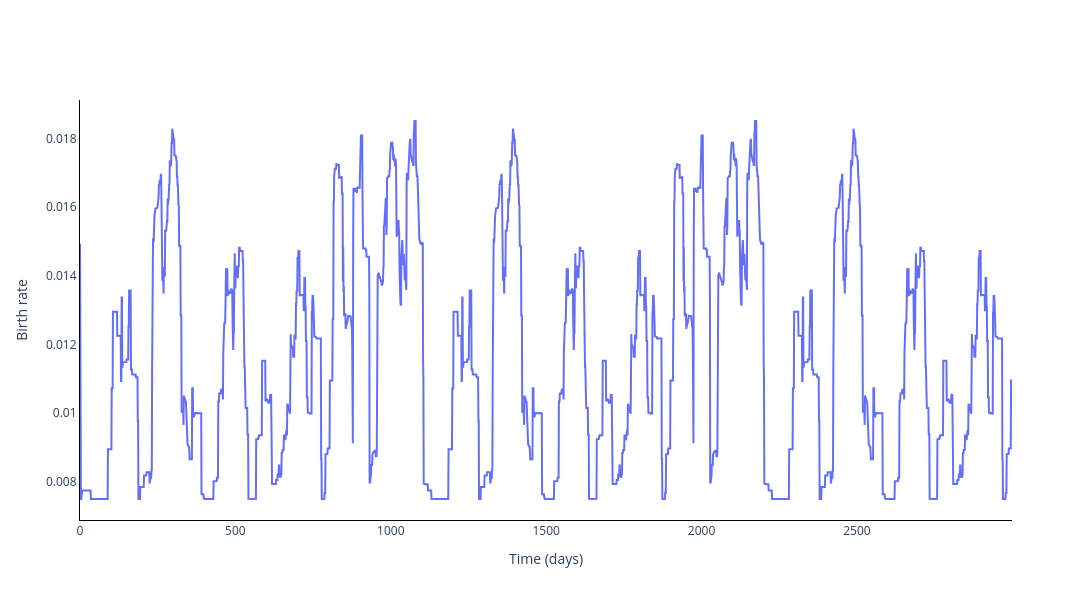

Notebook code for this chart:
### Markdown cell above
#### Plot prey growth rate

### Code cell
# Birth rate (prey)
fig = go.Figure()

fig.add_trace(
        go.Scatter(
            y=[theta(t) for t in np.arange(0, 3000)],
            x=np.arange(0, 3000),
            mode='lines',
            name='Birth rate'
        ))

fig.update_layout(
    width=1100, 
    height=600,
    plot_bgcolor='white',
    xaxis=dict(
        linecolor='black',
        title='Time (days)'
        ),
    yaxis=dict(
        linecolor='black',
        title='Birth rate'),)

fig.show()

### Figure 1 — Plotly figure (JSON) as saved in the notebook; plotly's stock layout.template omitted (floating-point values rounded to 4 significant figures; data arrays with more than 128 entries replaced by an {"elided": "..."} marker saying what was removed)
{"data": [{"mode": "lines", "name": "Birth rate", "type": "scatter", "x": {"elided": "3000 int values"}, "y": {"elided": "3000 float values"}}], "layout": {"height": 600, "plot_bgcolor": "white", "width": 1100, "xaxis": {"linecolor": "black", "title": {"text": "Time (days)"}}, "yaxis": {"linecolor": "black", "title": {"text": "Birth rate"}}}}
